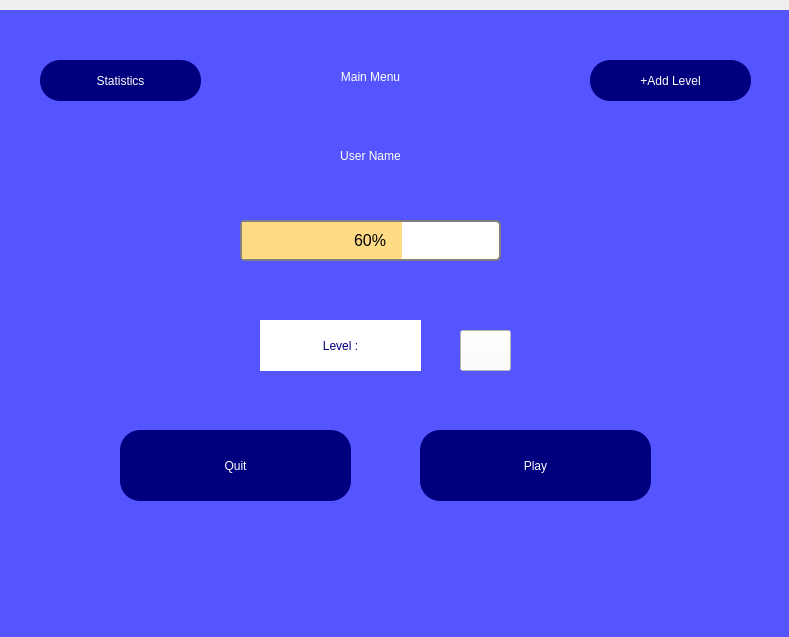
<?xml version="1.0" encoding="UTF-8"?>
<ui version="4.0">
 <class>MainWindow</class>
 <widget class="QMainWindow" name="MainWindow">
  <property name="geometry">
   <rect>
    <x>0</x>
    <y>0</y>
    <width>789</width>
    <height>637</height>
   </rect>
  </property>
  <property name="minimumSize">
   <size>
    <width>789</width>
    <height>637</height>
   </size>
  </property>
  <property name="maximumSize">
   <size>
    <width>789</width>
    <height>637</height>
   </size>
  </property>
  <property name="windowTitle">
   <string>Menu</string>
  </property>
  <widget class="QWidget" name="centralwidget">
   <property name="minimumSize">
    <size>
     <width>789</width>
     <height>637</height>
    </size>
   </property>
   <property name="maximumSize">
    <size>
     <width>789</width>
     <height>637</height>
    </size>
   </property>
   <widget class="QWidget" name="progress_progressBar" native="true">
    <property name="geometry">
     <rect>
      <x>-40</x>
      <y>10</y>
      <width>881</width>
      <height>721</height>
     </rect>
    </property>
    <property name="minimumSize">
     <size>
      <width>881</width>
      <height>721</height>
     </size>
    </property>
    <property name="maximumSize">
     <size>
      <width>881</width>
      <height>721</height>
     </size>
    </property>
    <property name="contextMenuPolicy">
     <enum>Qt::NoContextMenu</enum>
    </property>
    <property name="toolTipDuration">
     <number>0</number>
    </property>
    <property name="autoFillBackground">
     <bool>false</bool>
    </property>
    <property name="styleSheet">
     <string notr="true">background-color: rgb(85, 85, 255);</string>
    </property>
    <widget class="QLabel" name="mainmenu_label">
     <property name="geometry">
      <rect>
       <x>260</x>
       <y>40</y>
       <width>301</width>
       <height>54</height>
      </rect>
     </property>
     <property name="layoutDirection">
      <enum>Qt::LeftToRight</enum>
     </property>
     <property name="styleSheet">
      <string notr="true">font: 25pt &quot;Berlin Sans FB&quot;;

color: #ffffff;</string>
     </property>
     <property name="text">
      <string>Main Menu</string>
     </property>
     <property name="alignment">
      <set>Qt::AlignCenter</set>
     </property>
    </widget>
    <widget class="QPushButton" name="playbutton">
     <property name="geometry">
      <rect>
       <x>460</x>
       <y>420</y>
       <width>231</width>
       <height>71</height>
      </rect>
     </property>
     <property name="styleSheet">
      <string notr="true">QPushButton{
border-radius:20px;font: 20pt &quot;Berlin Sans FB&quot;;
background-color: rgb(0, 0, 127);
color :rgb(255, 255, 255)
}
QPushButton:hover{
background-color: rgb(255, 255, 255);
color :rgb(0, 0, 127)
}
QPushButton:pressed{
background-color: rgb(117,213,192,255);
color :rgb(0, 0, 127)
}
</string>
     </property>
     <property name="text">
      <string>Play</string>
     </property>
    </widget>
    <widget class="QLabel" name="username_label">
     <property name="geometry">
      <rect>
       <x>310</x>
       <y>130</y>
       <width>201</width>
       <height>31</height>
      </rect>
     </property>
     <property name="styleSheet">
      <string notr="true">font: 25pt &quot;Berlin Sans FB&quot;;

color: rgb(255, 255, 255);</string>
     </property>
     <property name="text">
      <string>User Name</string>
     </property>
     <property name="alignment">
      <set>Qt::AlignCenter</set>
     </property>
    </widget>
    <widget class="QPushButton" name="quitbutton">
     <property name="geometry">
      <rect>
       <x>160</x>
       <y>420</y>
       <width>231</width>
       <height>71</height>
      </rect>
     </property>
     <property name="styleSheet">
      <string notr="true">QPushButton{
border-radius:20px;font: 20pt &quot;Berlin Sans FB&quot;;
background-color: rgb(0, 0, 127);
color :rgb(255, 255, 255)
}
QPushButton:hover{
background-color: rgb(255, 255, 255);
color :rgb(0, 0, 127)
}
QPushButton:pressed{
background-color: rgb(117,213,192,255);
color :rgb(0, 0, 127)
}</string>
     </property>
     <property name="text">
      <string>Quit</string>
     </property>
    </widget>
    <widget class="QLabel" name="level_label">
     <property name="geometry">
      <rect>
       <x>300</x>
       <y>310</y>
       <width>161</width>
       <height>51</height>
      </rect>
     </property>
     <property name="styleSheet">
      <string notr="true">font: 25pt &quot;Berlin Sans FB&quot;;
background-color: rgb(255, 255, 255);
color :rgb(0, 0, 127)</string>
     </property>
     <property name="text">
      <string>Level :</string>
     </property>
     <property name="alignment">
      <set>Qt::AlignCenter</set>
     </property>
    </widget>
    <widget class="QPushButton" name="resetbutton">
     <property name="geometry">
      <rect>
       <x>500</x>
       <y>320</y>
       <width>51</width>
       <height>41</height>
      </rect>
     </property>
     <property name="styleSheet">
      <string notr="true">font: 10pt &quot;Berlin Sans FB&quot;;
background-color: rgb(255, 255, 255);
color :rgb(0, 0, 127)</string>
     </property>
     <property name="text">
      <string/>
     </property>
     <property name="icon">
      <iconset>
       <normaloff>reset.png</normaloff>reset.png</iconset>     </property>
     <property name="iconSize">
      <size>
       <width>30</width>
       <height>30</height>
      </size>
     </property>
    </widget>
    <widget class="QPushButton" name="playbutton_2">
     <property name="geometry">
      <rect>
       <x>80</x>
       <y>50</y>
       <width>161</width>
       <height>41</height>
      </rect>
     </property>
     <property name="styleSheet">
      <string notr="true">QPushButton{
border-radius:20px;font: 20pt &quot;Berlin Sans FB&quot;;
background-color: rgb(0, 0, 127);
color :rgb(255, 255, 255)
}
QPushButton:hover{
background-color: rgb(255, 255, 255);
color :rgb(0, 0, 127)
}
QPushButton:pressed{
background-color: rgb(117,213,192,255);
color :rgb(0, 0, 127)
}</string>
     </property>
     <property name="text">
      <string>Statistics</string>
     </property>
    </widget>
    <widget class="QProgressBar" name="progressBar_menu_3">
     <property name="geometry">
      <rect>
       <x>280</x>
       <y>210</y>
       <width>261</width>
       <height>41</height>
      </rect>
     </property>
     <property name="font">
      <font>
       <family>MS Shell Dlg 2</family>
       <pointsize>12</pointsize>
       <weight>50</weight>
       <italic>false</italic>
       <bold>false</bold>
      </font>
     </property>
     <property name="toolTip">
      <string>&lt;html&gt;&lt;head/&gt;&lt;body&gt;&lt;p&gt;&lt;br/&gt;&lt;/p&gt;&lt;p&gt;color :rgb(0, 180, 180)&lt;/p&gt;&lt;/body&gt;&lt;/html&gt;</string>
     </property>
     <property name="styleSheet">
      <string notr="true">QProgressBar {
     border: 2px solid grey;
     border-radius: 5px;
     background-color:#ffffff;
 }

 QProgressBar::chunk {
     background-color: #ffdb85;
     width: 20px;
 }
</string>
     </property>
     <property name="value">
      <number>60</number>
     </property>
     <property name="alignment">
      <set>Qt::AlignCenter</set>
     </property>
     <property name="format">
      <string>%p%</string>
     </property>
    </widget>
    <widget class="QPushButton" name="addlevelbutton">
     <property name="geometry">
      <rect>
       <x>630</x>
       <y>50</y>
       <width>161</width>
       <height>41</height>
      </rect>
     </property>
     <property name="styleSheet">
      <string notr="true">QPushButton{
border-radius:20px;font: 20pt &quot;Berlin Sans FB&quot;;
background-color: rgb(0, 0, 127);
color :rgb(255, 255, 255)
}
QPushButton:hover{
background-color: rgb(255, 255, 255);
color :rgb(0, 0, 127)
}
QPushButton:pressed{
background-color: rgb(117,213,192,255);
color :rgb(0, 0, 127)
}</string>
     </property>
     <property name="text">
      <string>+Add Level</string>
     </property>
    </widget>
   </widget>
  </widget>
 </widget>
 <resources/>
 <connections/>
</ui>
